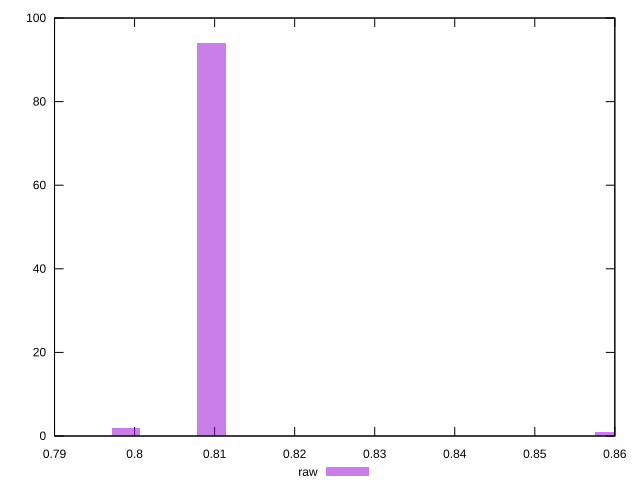

Source code (gnuplot):
reset

$raw <<EOF
0.8592959901371297 1
0.8095846518647337 94
0.7989322222349345 2
0.7882797926051355 3
EOF

set key outside below
set boxwidth 0.0035508098765997093
set xrange [0.79:0.86]
set yrange [0:100]
set trange [0:100]
set style fill transparent solid 0.5 noborder
set terminal svg size 640, 490 enhanced background rgb 'white'
set output "report_00018_2021-02-10T15-25-16.877Z/meta/score/samples/pages+cached+noadtech+nomedia+nocss/raw/histogram.svg"

plot $raw title "raw" with boxes

reset
